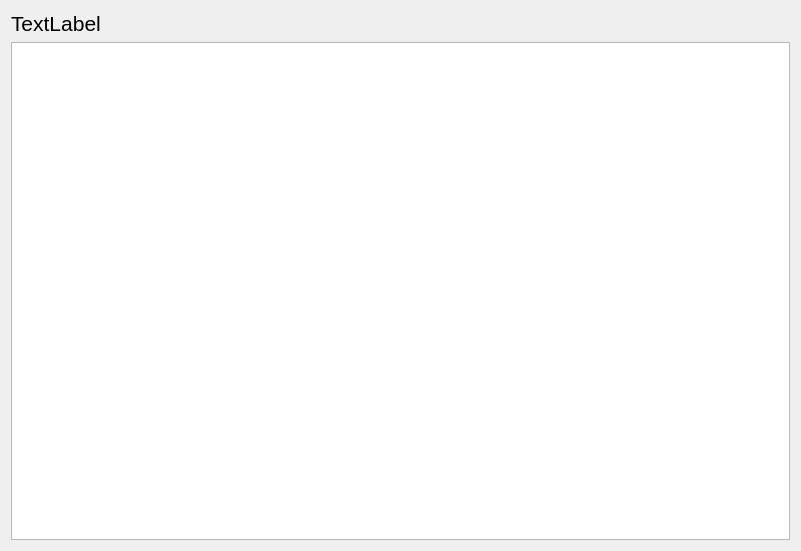
<?xml version="1.0" encoding="UTF-8"?>
<ui version="4.0">
 <class>Form</class>
 <widget class="QWidget" name="Form">
  <property name="geometry">
   <rect>
    <x>0</x>
    <y>0</y>
    <width>801</width>
    <height>551</height>
   </rect>
  </property>
  <property name="windowTitle">
   <string>Form</string>
  </property>
  <layout class="QGridLayout" name="gridLayout">
   <item row="0" column="1">
    <widget class="QLabel" name="wynik_label">
     <property name="font">
      <font>
       <pointsize>16</pointsize>
      </font>
     </property>
     <property name="text">
      <string>TextLabel</string>
     </property>
    </widget>
   </item>
   <item row="1" column="1">
    <widget class="QTableWidget" name="tabela">
     <property name="columnCount">
      <number>0</number>
     </property>
    </widget>
   </item>
  </layout>
 </widget>
 <resources/>
 <connections/>
</ui>
